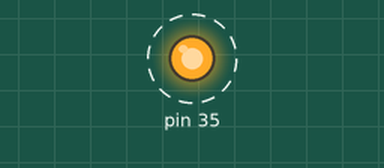
A program run on a simulated Raspberry Pi (header pin numbers). Shown: output pins drawn as LEDs (lit = HIGH). Dashed ring = blinking. What the program prints to the terminal is not drawn. At 100.0 s the program stops and its outputs stay as they are.

Above: at 0.5 s.
Timing chart, 0 to 4.6 s (numbered marks = the images above):
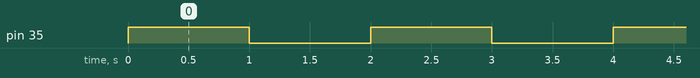

The program:

blinkled.py
```python
import RPi.GPIO as GPIO
import time

def blink(pin):
	GPIO.output(pin, GPIO.HIGH)
	time.sleep(1)
	print("on")
	GPIO.output(pin, GPIO.LOW)
	time.sleep(1)
	print("off")
	return

GPIO.setmode(GPIO.BOARD)

GPIO.setup(35, GPIO.OUT)

for i in range(0, 50):
	blink(35)

GPIO.cleanup()
```

Measured:
- by itself, pin 35: alternates HIGH for 1.0 s and LOW for 1.0 s, 100 changes in all, then stays LOW
